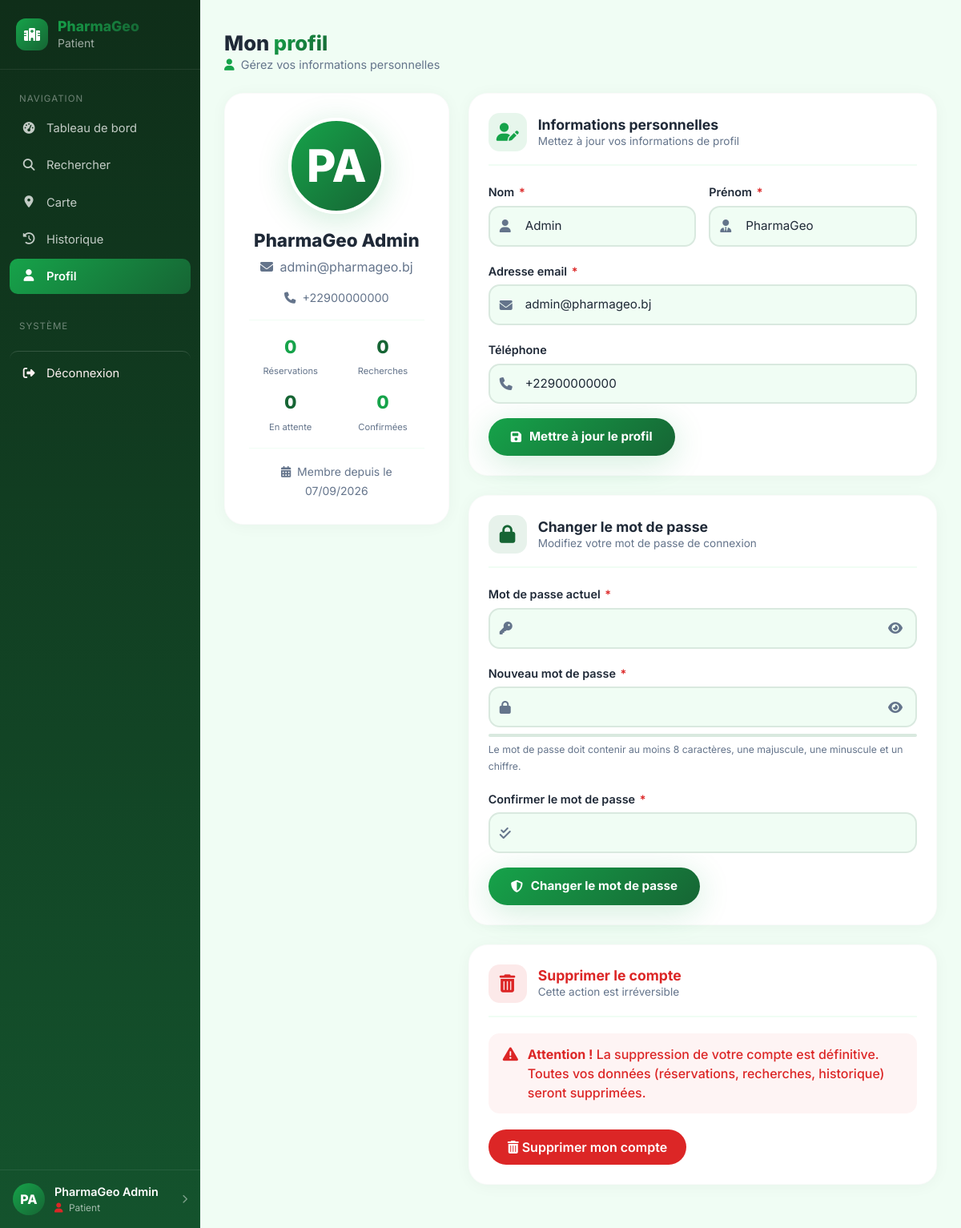
The page /pages/patient/profil.php (signed in) on the database its author committed.
### tables this page shows
CREATE TABLE utilisateur (
    Id_utilisateur INT UNSIGNED NOT NULL AUTO_INCREMENT,
    Nom            VARCHAR(100) NOT NULL,
    Prenom         VARCHAR(100) NOT NULL,
    Email          VARCHAR(150) NOT NULL,
    Mot_de_passe   VARCHAR(255) NOT NULL,
    Telephone      VARCHAR(20) DEFAULT NULL,
     
     
     
    Latitude       DECIMAL(10,7) DEFAULT NULL,
    Longitude      DECIMAL(10,7) DEFAULT NULL,
     
     
    Photo          VARCHAR(255) DEFAULT NULL,
    Role           ENUM('administrateur','pharmacien','patient') NOT NULL DEFAULT 'patient',
    Statut         ENUM('actif','suspendu','desactive') NOT NULL DEFAULT 'actif',
    Date_creation  DATETIME NOT NULL DEFAULT CURRENT_TIMESTAMP,
    PRIMARY KEY (Id_utilisateur),
    UNIQUE KEY uq_utilisateur_email (Email)
);

### pages/patient/profil.php (the view, shortened to what this page needs)
<?php
try {
    $pdo = new PDO("mysql:host=localhost;dbname=gestion_soutenance;charset=utf8mb4", "root", "");
    $pdo->setAttribute(PDO::ATTR_ERRMODE, PDO::ERRMODE_EXCEPTION);
    $pdo->setAttribute(PDO::ATTR_DEFAULT_FETCH_MODE, PDO::FETCH_ASSOC);
} catch(PDOException $e) {
    die("Erreur de connexion à la base de données : " . $e->getMessage());
}
try {
    $stmt = $pdo->prepare("SELECT * FROM utilisateur WHERE Id_utilisateur = :id");
    $stmt->execute([':id' => $_SESSION['user_id']]);
    $user = $stmt->fetch();
} catch(PDOException $e) {
    die("Erreur : " . $e->getMessage());
}
try {
    $stmt_reservations = $pdo->prepare("SELECT COUNT(*) as total FROM reservation WHERE Id_utilisateur = :id");
    $stmt_reservations->execute([':id' => $_SESSION['user_id']]);
    $total_reservations = $stmt_reservations->fetch()['total'] ?? 0;
    $stmt_recherches = $pdo->prepare("SELECT COUNT(*) as total FROM recherche WHERE Id_utilisateur = :id");
    $stmt_recherches->execute([':id' => $_SESSION['user_id']]);
    $total_recherches = $stmt_recherches->fetch()['total'] ?? 0;
    $stmt_attente = $pdo->prepare("SELECT COUNT(*) as total FROM reservation WHERE Id_utilisateur = :id AND Statut = 'en_attente'");
    $stmt_attente->execute([':id' => $_SESSION['user_id']]);
    $total_attente = $stmt_attente->fetch()['total'] ?? 0;
    $stmt_confirmees = $pdo->prepare("SELECT COUNT(*) as total FROM reservation WHERE Id_utilisateur = :id AND Statut = 'confirmee'");
    $stmt_confirmees->execute([':id' => $_SESSION['user_id']]);
    $total_confirmees = $stmt_confirmees->fetch()['total'] ?? 0;
    $stats = [
        'reservations' => $total_reservations,
        'recherches' => $total_recherches,
        'en_attente' => $total_attente,
        'confirmees' => $total_confirmees
    ];
} catch(PDOException $e) {
    $stats = ['reservations' => 0, 'recherches' => 0, 'en_attente' => 0, 'confirmees' => 0];
}
?>
<!DOCTYPE html>
<html lang="fr">
<head>
    <link href="https://cdn.jsdelivr.net/npm/bootstrap@5.3.0/dist/css/bootstrap.min.css" rel="stylesheet">
    <link rel="stylesheet" href="https://cdnjs.cloudflare.com/ajax/libs/font-awesome/6.4.0/css/all.min.css">
    <link rel="stylesheet" href="../../assets/css/responsive.css">
    <link rel="stylesheet" href="<?php echo BASE_URL; ?>assets/css/palette.css">
</head>
<body>
    <div class="layout">
    <aside class="sidebar-admin" id="sidebar">
        <a href="<?php echo BASE_URL; ?>index.php" class="brand-admin" style="text-decoration: none;">
            <div class="brand-icon"><i class="fas fa-hospital"></i></div>
            <div><h4>PharmaGeo</h4><small>Patient</small></div>
        </a>
        <nav class="nav-menu">
            <div class="nav-label">Navigation</div>
            <a href="<?php echo BASE_URL; ?>pages/patient/dashboard.php" class="nav-item"><i class="fas fa-tachometer-alt"></i><span>Tableau de bord</span></a>
            <a href="<?php echo BASE_URL; ?>pages/patient/recherche.php" class="nav-item"><i class="fas fa-search"></i><span>Rechercher</span></a>
            <a href="<?php echo BASE_URL; ?>pages/patient/carte.php" class="nav-item"><i class="fas fa-map-marker-alt"></i><span>Carte</span></a>
            <a href="<?php echo BASE_URL; ?>pages/patient/historique.php" class="nav-item"><i class="fas fa-history"></i><span>Historique</span></a>
            <a href="<?php echo BASE_URL; ?>pages/patient/profil.php" class="nav-item active"><i class="fas fa-user"></i><span>Profil</span></a>
            <div class="nav-label" style="margin-top: 20px;">Système</div>
            <a href="<?php echo BASE_URL; ?>deconnexion.php" class="nav-item" style="color: #FEF2F2; margin-top: 16px; padding-top: 16px; border-top: 1px solid rgba(255,255,255,0.15); margin-bottom: 12px;"><i class="fas fa-sign-out-alt"></i><span>Déconnexion</span></a>
        </nav>
        <a class="user-profile" href="<?php echo BASE_URL; ?>pages/patient/profil.php" title="Voir mon profil" aria-current="page">
            <div class="avatar"><?php echo strtoupper(substr(($_SESSION['prenom'] ?? 'A'), 0, 1) . substr(($_SESSION['nom'] ?? 'D'), 0, 1)); ?></div>
            <div>
                <div class="name"><?php echo htmlspecialchars(($_SESSION['prenom'] ?? '') . ' ' . ($_SESSION['nom'] ?? '')); ?></div>
                <div class="role"><i class="fas fa-user me-1" style="color:#DC2626;"></i> Patient</div>
            </div>
            <i class="fas fa-chevron-right profile-chevron"></i>
        </a>
    </aside>
    <main class="main-content">
        <div class="top-bar animate-fade-up">
            <div class="page-title">
                <h1>Mon <span class="highlight">profil</span></h1>
                <p>
                    <i class="fas fa-user me-1" style="color: var(--primary-green);"></i>
                    Gérez vos informations personnelles
                </p>
            </div>
        </div>
        <div class="row g-4">
            <div class="col-lg-4 animate-fade-up delay-1">
                <div class="profile-card">
                    <div class="profile-avatar">
                        <?php echo strtoupper(substr($user['Prenom'] ?? 'U', 0, 1) . substr($user['Nom'] ?? 'U', 0, 1)); ?>
                    </div>
                    <div class="profile-name">
                        <?php echo htmlspecialchars($user['Prenom'] . ' ' . $user['Nom']); ?>
                    </div>
                    <div class="profile-email">
                        <i class="fas fa-envelope me-1"></i>
                        <?php echo htmlspecialchars($user['Email']); ?>
                    </div>
                    <div class="profile-email" style="font-size: 0.9rem;">
                        <i class="fas fa-phone me-1"></i>
                        <?php echo htmlspecialchars($user['Telephone'] ?? 'Non renseigné'); ?>
                    </div>
                    <div class="profile-stats">
                        <div class="stat-item">
                            <span class="number" style="color: var(--primary-green);"><?php echo $stats['reservations']; ?></span>
                            <span class="label">Réservations</span>
                        </div>
                        <div class="stat-item">
                            <span class="number" style="color: #166534;"><?php echo $stats['recherches']; ?></span>
                            <span class="label">Recherches</span>
                        </div>
                        <div class="stat-item">
                            <span class="number" style="color: var(--primary-orange);"><?php echo $stats['en_attente']; ?></span>
                            <span class="label">En attente</span>
                        </div>
                        <div class="stat-item">
                            <span class="number" style="color: var(--primary-green);"><?php echo $stats['confirmees']; ?></span>
                            <span class="label">Confirmées</span>
                        </div>
                    </div>
                    <div class="mt-3 pt-3 text-center" style="border-top: 1px solid #F0FDF4;">
                        <small class="text-muted">
                            <i class="fas fa-calendar-alt me-1"></i>
                            Membre depuis le <?php echo date('d/m/Y', strtotime($user['Date_creation'])); ?>
                        </small>
                    </div>
                </div>
            </div>
            <div class="col-lg-8">
                <div class="settings-card animate-fade-up delay-2">
                    <div class="card-header-custom">
                        <div class="header-icon green">
                            <i class="fas fa-user-edit"></i>
                        </div>
                        <div class="header-title">
                            <h5>Informations personnelles</h5>
                            <p>Mettez à jour vos informations de profil</p>
                        </div>
                    </div>
                    <form method="POST" class="form-modern">
                        <div class="row g-3">
                            <div class="col-md-6 form-group">
                                <label for="nom" class="form-label">Nom <span class="required">*</span></label>
                                <div class="input-group-custom">
                                    <span class="input-icon"><i class="fas fa-user"></i></span>
                                    <input type="text" class="form-control" id="nom" name="nom"
                                           value="<?php echo htmlspecialchars($user['Nom']); ?>" required>
                                </div>
                            </div>
                            <div class="col-md-6 form-group">
                                <label for="prenom" class="form-label">Prénom <span class="required">*</span></label>
                                <div class="input-group-custom">
                                    <span class="input-icon"><i class="fas fa-user-tie"></i></span>
                                    <input type="text" class="form-control" id="prenom" name="prenom"
                                           value="<?php echo htmlspecialchars($user['Prenom']); ?>" required>
                                </div>
                            </div>
                        </div>
                        <div class="form-group">
                            <label for="email" class="form-label">Adresse email <span class="required">*</span></label>
                            <div class="input-group-custom">
                                <span class="input-icon"><i class="fas fa-envelope"></i></span>
                                <input type="email" class="form-control" id="email" name="email"
                                       value="<?php echo htmlspecialchars($user['Email']); ?>" required>
                            </div>
                        </div>
                        <div class="form-group">
                            <label for="telephone" class="form-label">Téléphone</label>
                            <div class="input-group-custom">
                                <span class="input-icon"><i class="fas fa-phone"></i></span>
                                <input type="tel" class="form-control" id="telephone" name="telephone"
                                       value="<?php echo htmlspecialchars($user['Telephone'] ?? ''); ?>">
                            </div>
                        </div>
                        <button type="submit" class="btn-primary-custom">
                            <i class="fas fa-save"></i> Mettre à jour le profil
                        </button>
                    </form>
                </div>
                <div class="settings-card animate-fade-up delay-3">
                    <div class="card-header-custom">
                        <div class="header-icon orange">
                            <i class="fas fa-lock"></i>
                        </div>
                        <div class="header-title">
                            <h5>Changer le mot de passe</h5>
                            <p>Modifiez votre mot de passe de connexion</p>
                        </div>
                    </div>
                    <form method="POST" class="form-modern" id="passwordForm">
                        <div class="form-group">
                            <label for="current_password" class="form-label">Mot de passe actuel <span class="required">*</span></label>
                            <div class="input-group-custom">
                                <span class="input-icon"><i class="fas fa-key"></i></span>
                                <input type="password" class="form-control" id="current_password" name="current_password" required>
                                <button type="button" class="toggle-password" onclick="togglePassword('current_password')">
                                    <i class="fas fa-eye"></i>
                                </button>
                            </div>
                        </div>
                        <div class="form-group">
                            <label for="new_password" class="form-label">Nouveau mot de passe <span class="required">*</span></label>
                            <div class="input-group-custom">
                                <span class="input-icon"><i class="fas fa-lock"></i></span>
                                <input type="password" class="form-control" id="new_password" name="new_password" required>
                                <button type="button" class="toggle-password" onclick="togglePassword('new_password')">
                                    <i class="fas fa-eye"></i>
                                </button>
                            </div>
                            <div class="password-strength" id="passwordStrength">
                            </div>
                            <div class="form-text">
                                <small>Le mot de passe doit contenir au moins 8 caractères, une majuscule, une minuscule et un chiffre.</small>
                            </div>
                        </div>
                        <div class="form-group">
                            <label for="confirm_password" class="form-label">Confirmer le mot de passe <span class="required">*</span></label>
                            <div class="input-group-custom">
                                <span class="input-icon"><i class="fas fa-check-double"></i></span>
                                <input type="password" class="form-control" id="confirm_password" name="confirm_password" required>
                            </div>
                        </div>
                        <button type="submit" class="btn-primary-custom">
                            <i class="fas fa-shield-alt"></i> Changer le mot de passe
                        </button>
                    </form>
                </div>
                <div class="settings-card animate-fade-up delay-4">
                    <div class="card-header-custom">
                        <div class="header-icon" style="background: rgba(220,38,38,0.1); color: #DC2626;">
                            <i class="fas fa-trash-alt"></i>
                        </div>
                        <div class="header-title">
                            <h5 style="color: #DC2626;">Supprimer le compte</h5>
                            <p>Cette action est irréversible</p>
                        </div>
                    </div>
                    <div class="alert-custom" style="background: rgba(220,38,38,0.05); border-left-color: #DC2626; color: #DC2626;">
                        <i class="fas fa-exclamation-triangle"></i>
                        <div>
                            <strong>Attention !</strong> La suppression de votre compte est définitive.
                            Toutes vos données (réservations, recherches, historique) seront supprimées.
                        </div>
                    </div>
                    <button class="btn-danger-custom" onclick="confirmDelete()">
                        <i class="fas fa-trash-alt"></i> Supprimer mon compte
                    </button>
                </div>
            </div>
        </div>
    </main>
    </div>
</body>
</html>

### rows shown on the page
utilisateur: Prenom+Nom "PA", Prenom+Nom "PharmaGeo Admin", Email "admin@pharmageo.bj", Telephone "+22900000000", Date_creation "07/09/2026", nom "Admin", prenom "PharmaGeo", email "admin@pharmageo.bj", telephone "+22900000000"

### other values the page prints
$stats['reservations'] "0"
$stats['recherches'] "0"
$stats['en_attente'] "0"
$stats['confirmees'] "0"
